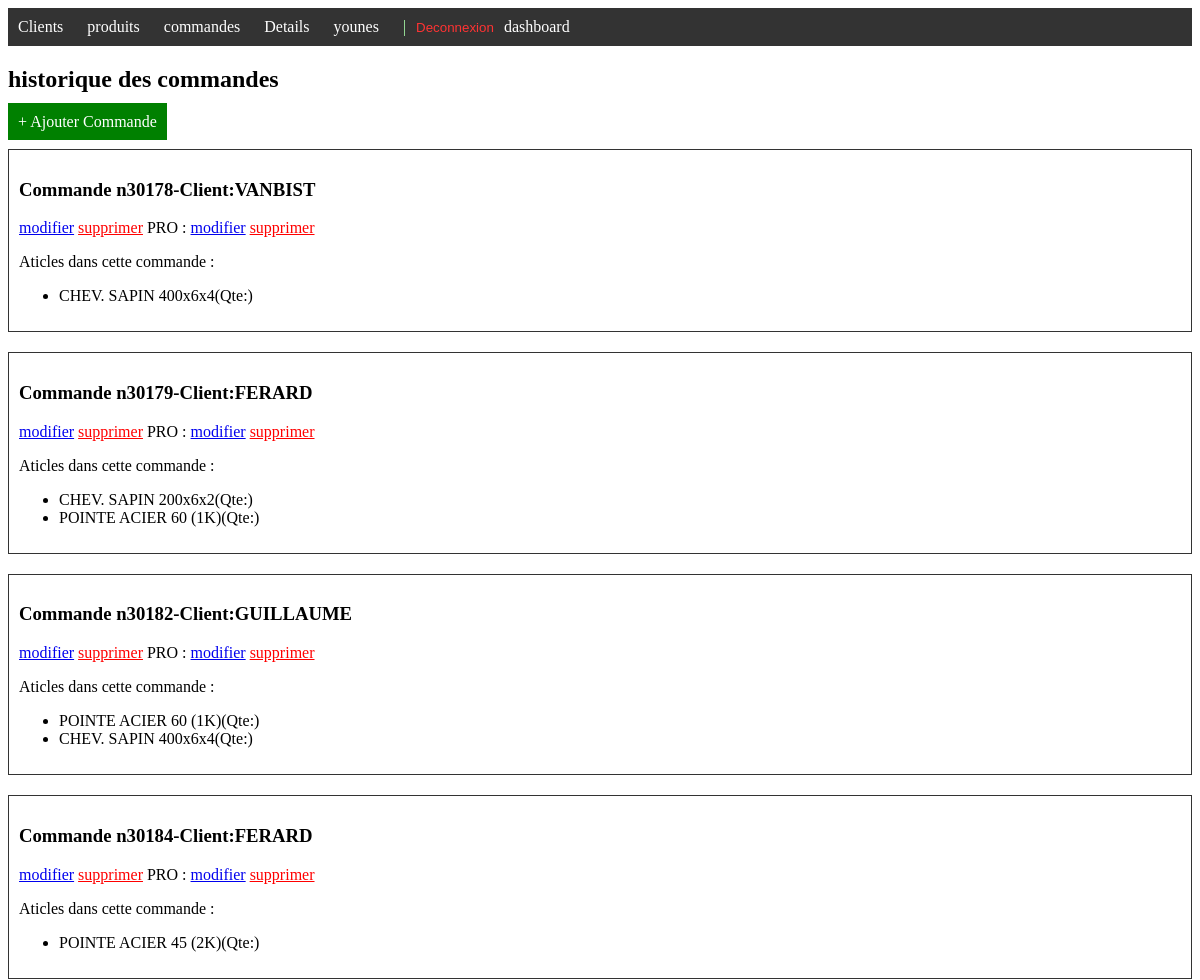
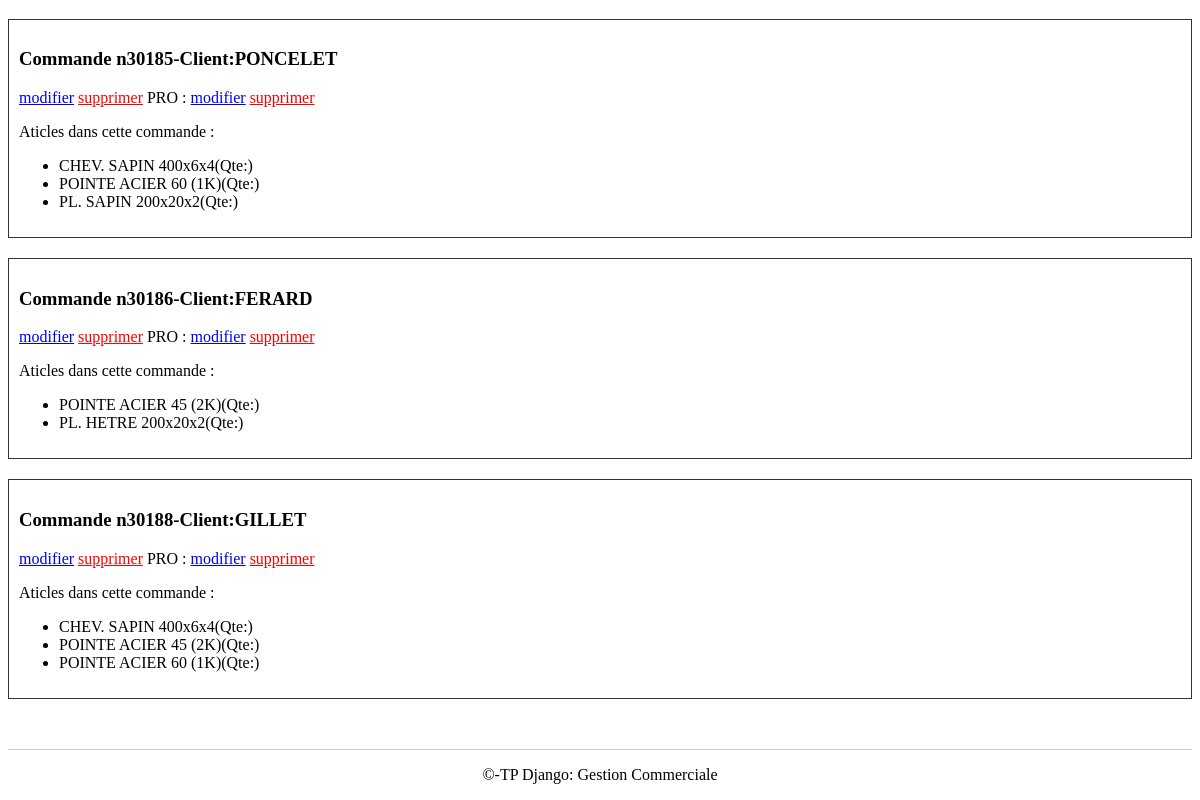
Before: /Boutique/commandes/ (signed in) with the older database file (2 pictures, top to bottom).
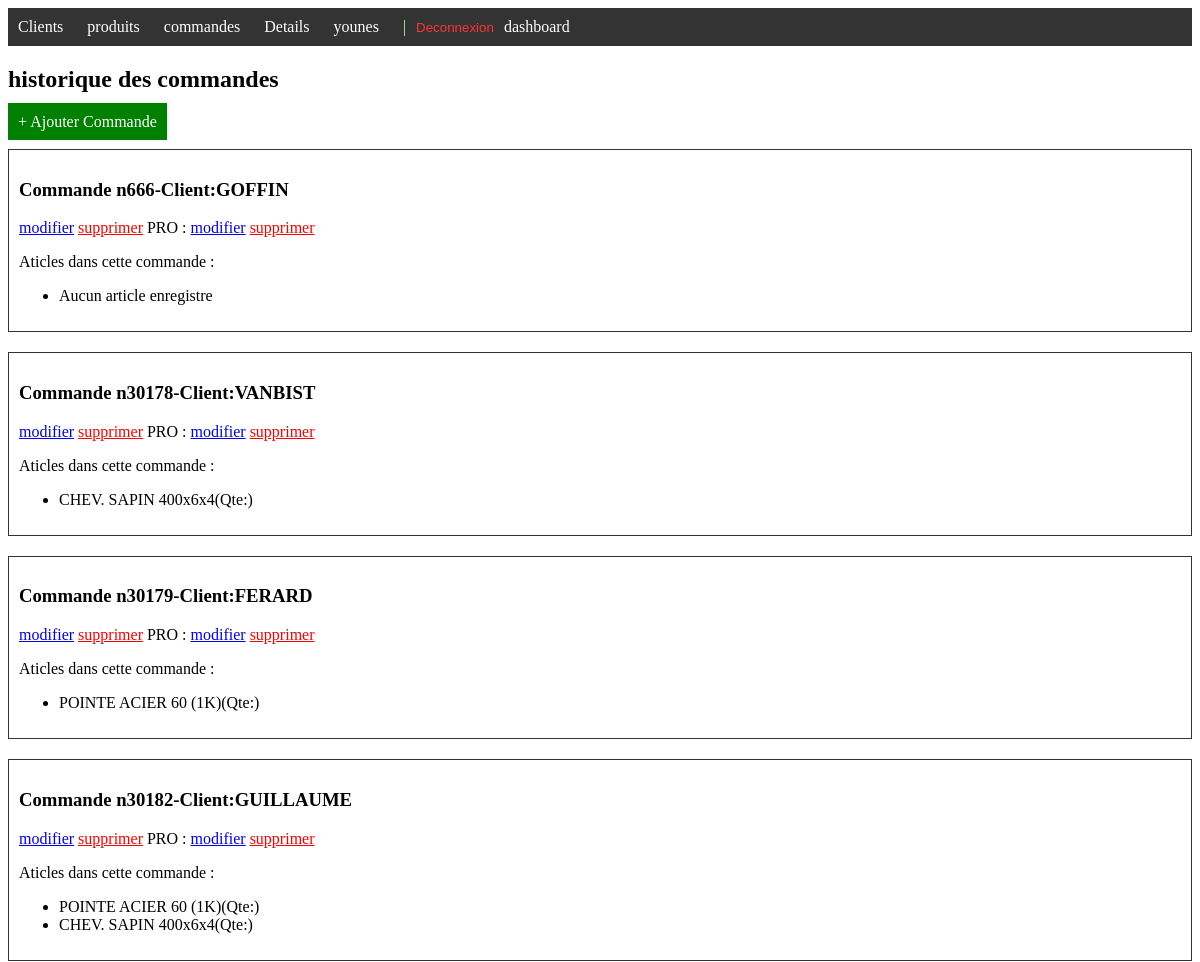
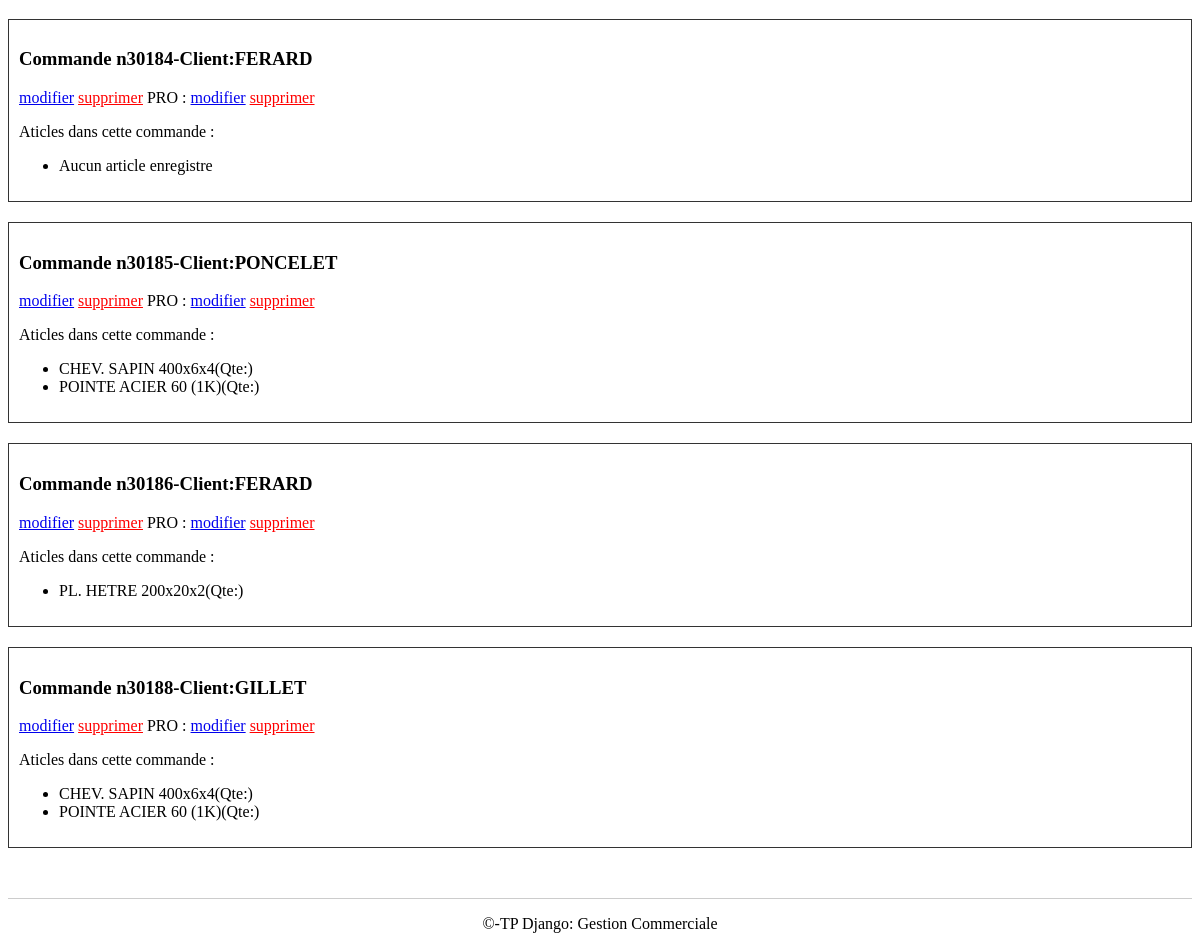
After: the same page with the newer database file (2 pictures, top to bottom).
### Boutique/models.py (models this page shows, shortened)
class Commande(models.Model):
    ncom=models.IntegerField(primary_key=True)
    client=models.ForeignKey(Client,on_delete=models.CASCADE)
    datecom=models.DateField()

class Client(models.Model):
    ncli=models.CharField(max_length=10,primary_key=True)
    nom=models.CharField(max_length=100)
    adresse=models.CharField(max_length=200)
    localite=models.CharField(max_length=100)
    cat=models.CharField(max_length=2,null=True,blank=True)
    compte=models.DecimalField(max_digits=10,decimal_places=2)

class Detail(models.Model):
    commande=models.ForeignKey(Commande,on_delete=models.CASCADE,related_name='lignes')
    produit=models.ForeignKey(Produit,on_delete=models.CASCADE)
    qcom=models.IntegerField()
    class Meta:
        unique_together=('commande','produit')

class Produit(models.Model):
    npro=models.CharField(max_length=10,primary_key=True)
    libelle=models.CharField(max_length=100)
    prix=models.CharField(default=0)
    qstock=models.IntegerField()

### Boutique/views.py (the view)
# urls.py: path('commandes/',views.list_commandes,name='commandes'),
@login_required(login_url=LOGIN_URL)
def list_commandes(request):
    data_commandes=Commande.objects.select_related('client').all()
    return render(request,'Boutique/commandes.html',{'commandes':data_commandes})

### Boutique/templates/Boutique/commandes.html
{%extends 'Boutique/base.html'%}
{%block content%}
<h2>historique des commandes</h2>
{% if perms.Boutique.add_commande %}
<a href="{% url 'ajouter_commande' %}" style="background:green;color:white;padding:10px;text-decoration:none;">+ Ajouter Commande</a><br><br>
{% endif %}
{%for com in commandes%}
<div style="border:1px solid #333;margin-bottom:20px; padding:10px;">
    <h3>Commande n{{com.ncom}}-Client:{{com.client.nom}}</h3>
            {% if perms.Boutique.change_commande %}
            <a href="{% url 'modifier_commande' com.ncom %}">modifier</a>
            {%endif%}
            {% if perms.Boutique.delete_client %}
            <a href="{% url 'supprimer_commande' com.ncom %}" style="color:red;">supprimer</a>
            {%endif%}
            <span>PRO : </span>
            <a href="{% url 'update' 1 com.ncom 0 %}">modifier</a>
            <a href="{% url 'delete' 1 com.ncom 0 %}" style="color:red;">supprimer</a>
    <p>Aticles dans cette commande :</p>
    <ul>
        {%for ligne in com.lignes.all%}
        <li>{{ligne.produit.libelle}}(Qte:{{ligne.com}})</li>
        {%empty%}
        <li>Aucun article enregistre</li>
        {%endfor%}
    </ul>
</div>
{%endfor%}
{%endblock%}

Changed rows visible on the page:
removed Detail: produit.libelle "CHEV. SAPIN 200x6x2", shown under Commande id 30179
removed Detail: produit.libelle "POINTE ACIER 45 (2K)", shown under Commande id 30184
removed Detail: produit.libelle "PL. SAPIN 200x20x2", shown under Commande "PONCELET"
removed Detail: produit.libelle "POINTE ACIER 45 (2K)", shown under Commande id 30186
removed Detail: produit.libelle "POINTE ACIER 45 (2K)", shown under Commande "GILLET"
added Commande: ncom "666", client.nom "GOFFIN"
shown differently, row unchanged: Commande id 30184: now shows "Aucun article enregistre"
